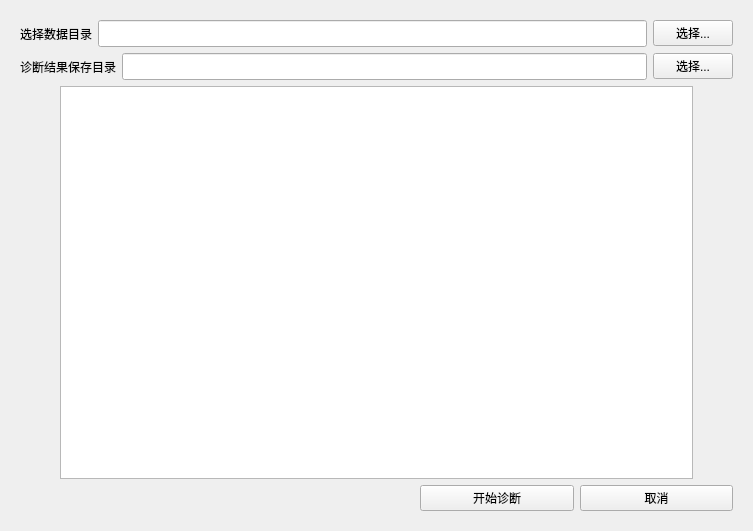
<?xml version="1.0" encoding="UTF-8"?>
<ui version="4.0">
 <class>Form</class>
 <widget class="QWidget" name="Form">
  <property name="geometry">
   <rect>
    <x>0</x>
    <y>0</y>
    <width>753</width>
    <height>531</height>
   </rect>
  </property>
  <property name="windowTitle">
   <string>Form</string>
  </property>
  <layout class="QHBoxLayout" name="horizontalLayout">
   <item>
    <widget class="QWidget" name="main" native="true">
     <property name="sizePolicy">
      <sizepolicy hsizetype="Expanding" vsizetype="Expanding">
       <horstretch>0</horstretch>
       <verstretch>0</verstretch>
      </sizepolicy>
     </property>
     <layout class="QVBoxLayout" name="verticalLayout">
      <item>
       <layout class="QHBoxLayout" name="b1">
        <item>
         <widget class="QLabel" name="label">
          <property name="sizePolicy">
           <sizepolicy hsizetype="Preferred" vsizetype="Minimum">
            <horstretch>0</horstretch>
            <verstretch>0</verstretch>
           </sizepolicy>
          </property>
          <property name="text">
           <string>选择数据目录</string>
          </property>
         </widget>
        </item>
        <item>
         <widget class="QLineEdit" name="data_dir">
          <property name="font">
           <font>
            <pointsize>12</pointsize>
           </font>
          </property>
         </widget>
        </item>
        <item>
         <widget class="QPushButton" name="b_data_choose">
          <property name="text">
           <string>选择...</string>
          </property>
         </widget>
        </item>
       </layout>
      </item>
      <item>
       <layout class="QHBoxLayout" name="b2">
        <item>
         <widget class="QLabel" name="label_2">
          <property name="text">
           <string>诊断结果保存目录</string>
          </property>
         </widget>
        </item>
        <item>
         <widget class="QLineEdit" name="out_dir">
          <property name="font">
           <font>
            <pointsize>12</pointsize>
           </font>
          </property>
         </widget>
        </item>
        <item>
         <widget class="QPushButton" name="b_out_choose">
          <property name="text">
           <string>选择...</string>
          </property>
         </widget>
        </item>
       </layout>
      </item>
      <item>
       <layout class="QHBoxLayout" name="b3">
        <item>
         <spacer name="horizontalSpacer_3">
          <property name="orientation">
           <enum>Qt::Horizontal</enum>
          </property>
          <property name="sizeType">
           <enum>QSizePolicy::Minimum</enum>
          </property>
          <property name="sizeHint" stdset="0">
           <size>
            <width>40</width>
            <height>20</height>
           </size>
          </property>
         </spacer>
        </item>
        <item>
         <widget class="QTableWidget" name="table">
          <property name="minimumSize">
           <size>
            <width>0</width>
            <height>250</height>
           </size>
          </property>
         </widget>
        </item>
        <item>
         <spacer name="horizontalSpacer_2">
          <property name="orientation">
           <enum>Qt::Horizontal</enum>
          </property>
          <property name="sizeType">
           <enum>QSizePolicy::Minimum</enum>
          </property>
          <property name="sizeHint" stdset="0">
           <size>
            <width>40</width>
            <height>20</height>
           </size>
          </property>
         </spacer>
        </item>
       </layout>
      </item>
      <item>
       <layout class="QHBoxLayout" name="b4">
        <item>
         <spacer name="horizontalSpacer">
          <property name="orientation">
           <enum>Qt::Horizontal</enum>
          </property>
          <property name="sizeType">
           <enum>QSizePolicy::Preferred</enum>
          </property>
          <property name="sizeHint" stdset="0">
           <size>
            <width>400</width>
            <height>20</height>
           </size>
          </property>
         </spacer>
        </item>
        <item>
         <widget class="QPushButton" name="start">
          <property name="text">
           <string>开始诊断</string>
          </property>
         </widget>
        </item>
        <item>
         <widget class="QPushButton" name="cancel">
          <property name="text">
           <string>取消</string>
          </property>
         </widget>
        </item>
       </layout>
      </item>
     </layout>
    </widget>
   </item>
  </layout>
  <zorder>label</zorder>
  <zorder>label</zorder>
  <zorder>label</zorder>
  <zorder>main</zorder>
 </widget>
 <resources/>
 <connections/>
</ui>
